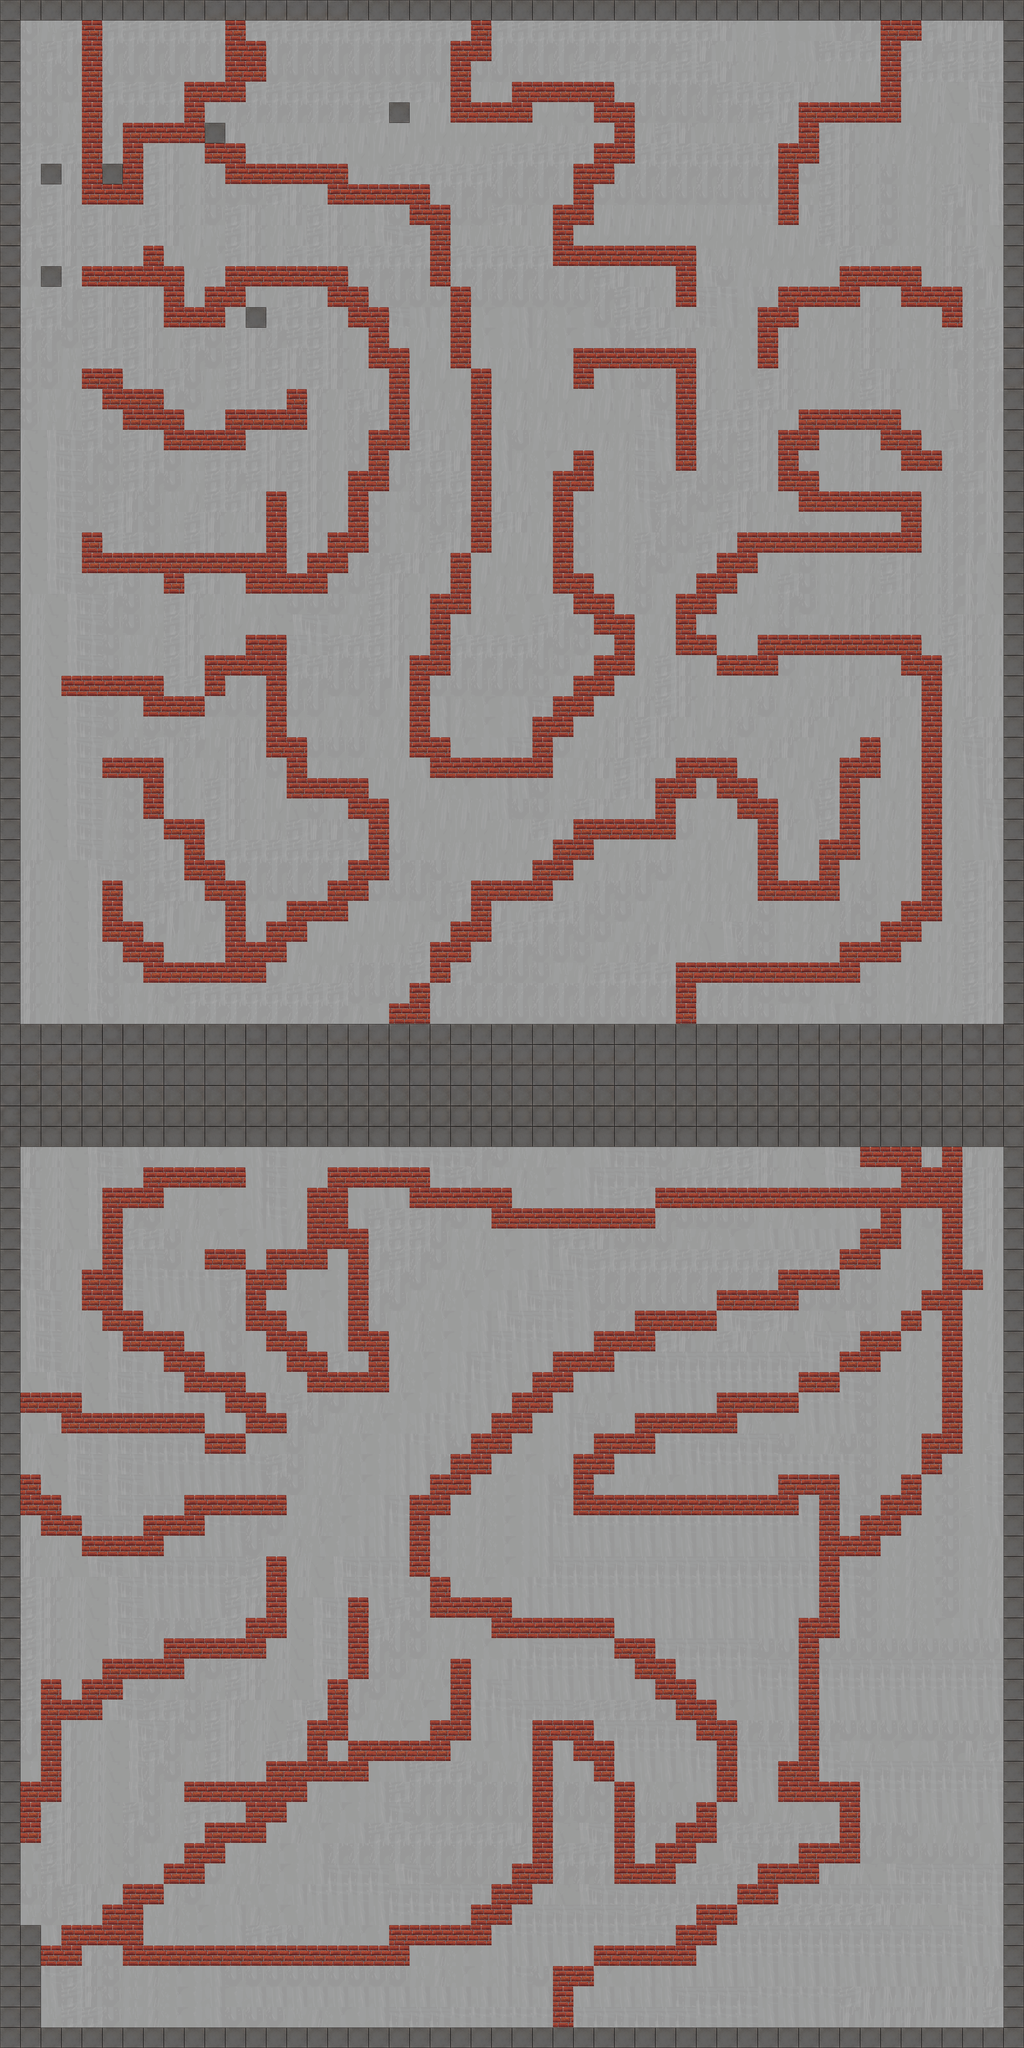

A 2D game scene composited from a Tiled map and its tileset images. What follows is a short description and the map's XML, with each tile layer's data collapsed to a summary:
An orthogonal 50x100 tile map with 64x64 px tiles, 2 tile layers (bottom, hostiles), 4 tilesets.

<map version="1.0" orientation="orthogonal" renderorder="right-down" width="50" height="100" tilewidth="64" tileheight="64" nextobjectid="1">
 <tileset firstgid="1" name="tile_1" tilewidth="64" tileheight="64" tilecount="16">
  <image source="tile_1.png" width="256" height="256" />
  <tile id="0">
   <properties>
    <property name="blocked" value="true" />
   </properties>
  </tile>
  <tile id="4">
   <properties>
    <property name="blocked" value="true" />
   </properties>
  </tile>
 </tileset>
 <tileset firstgid="17" name="tile_2" tilewidth="64" tileheight="64" tilecount="16">
  <image source="tile_2.png" width="256" height="256" />
  <tile id="0">
   <properties>
    <property name="blocked" value="true" />
   </properties>
  </tile>
 </tileset>
 <tileset firstgid="33" name="Rock" tilewidth="64" tileheight="64" tilecount="64">
  <image source="Rock.png" width="512" height="512" />
 </tileset>
 <tileset firstgid="97" name="RedBrick" tilewidth="64" tileheight="64" tilecount="1">
  <image source="bricksx64.png" width="64" height="64" />
  <tile id="0">
   <properties>
    <property name="blocked" value="true" />
   </properties>
  </tile>
 </tileset>
 <layer name="bottom" width="50" height="100">
  <data>[5000 cells, 5000 non-empty, 30 distinct tile ids]</data>
 </layer>
 <layer name="hostiles" width="50" height="100">
  <properties>
   <property name="hostile" value="true" />
  </properties>
  <data>[5000 cells, 6 non-empty, 1 distinct tile ids]</data>
 </layer>
</map>
